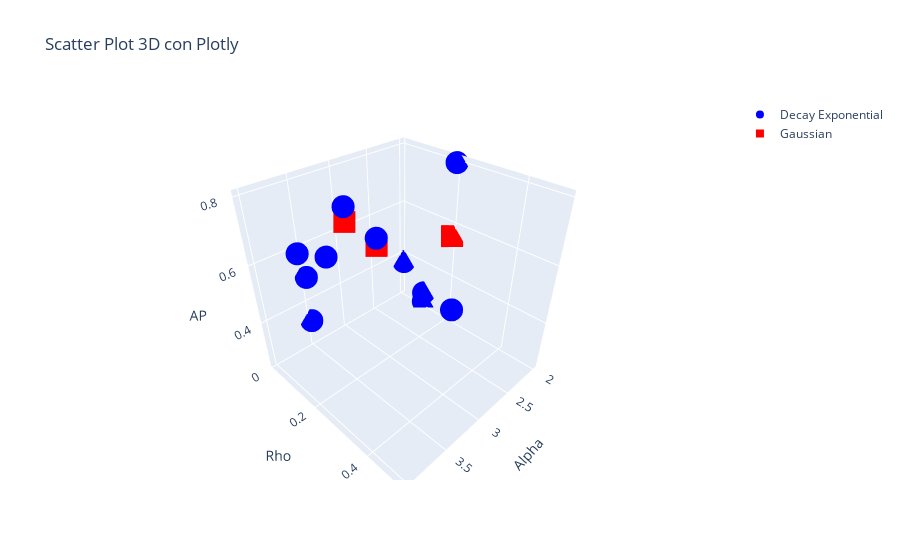

Notebook source saved alongside this figure:
### Code cell
import plotly.graph_objs as go

# Datos de ejemplo (coordenadas x, y, z y clase)
alphas = [2, 2, 2, 2, 2, 3.5, 3.5, 3.5, 3.5, 3.5, 3.5, 3.5, 4, 4]
rhos = [0.01, 0.1, 0.1, 0.2, 0.2, 0.01, 0.2, 0.3, 0.5, 0.015, 0.2, 0.3, 0.2, 0.3]
ap = [0.37, 0.24, 0.28, 0.56, 0.8, 0.33, 0.8, 0.76, 0.68, 0.5, 0.76, 0.74, 0.73, 0.77]
weighting = [0, 0, 0, 1, 0, 0, 0, 0, 0, 0, 1, 1, 0, 0]

# Definir la traza para los puntos con weighting 0
trace0 = go.Scatter3d(
    x=[alphas[i] for i in range(len(alphas)) if weighting[i] == 0],
    y=[rhos[i] for i in range(len(rhos)) if weighting[i] == 0],
    z=[ap[i] for i in range(len(ap)) if weighting[i] == 0],
    mode='markers',
    marker=dict(
        size=8,
        symbol='circle',
        color='blue'
    ),
    name='Decay Exponential'
)

# Definir la traza para los puntos con weighting 1
trace1 = go.Scatter3d(
    x=[alphas[i] for i in range(len(alphas)) if weighting[i] == 1],
    y=[rhos[i] for i in range(len(rhos)) if weighting[i] == 1],
    z=[ap[i] for i in range(len(ap)) if weighting[i] == 1],
    mode='markers',
    marker=dict(
        size=8,
        symbol='square',
        color='red'
    ),
    name='Gaussian'
)

# Definir el diseño del gráfico
layout = go.Layout(
    title='Scatter Plot 3D con Plotly',
    scene=dict(
        xaxis=dict(title='Alpha'),
        yaxis=dict(title='Rho'),
        zaxis=dict(title='AP')
    )
)

# Crear la figura y agregar las trazas
fig = go.Figure(data=[trace0, trace1], layout=layout)

# Mostrar el gráfico
fig.show()

### Figure 1 — Plotly figure (JSON) as saved in the notebook; plotly's stock layout.template omitted (floating-point values rounded to 4 significant figures)
{"data": [{"marker": {"color": "blue", "size": 8, "symbol": "circle"}, "mode": "markers", "name": "Decay Exponential", "type": "scatter3d", "x": [2, 2, 2, 2, 3.5, 3.5, 3.5, 3.5, 3.5, 4, 4], "y": [0.01, 0.1, 0.1, 0.2, 0.01, 0.2, 0.3, 0.5, 0.015, 0.2, 0.3], "z": [0.37, 0.24, 0.28, 0.8, 0.33, 0.8, 0.76, 0.68, 0.5, 0.73, 0.77]}, {"marker": {"color": "red", "size": 8, "symbol": "square"}, "mode": "markers", "name": "Gaussian", "type": "scatter3d", "x": [2, 3.5, 3.5], "y": [0.2, 0.2, 0.3], "z": [0.56, 0.76, 0.74]}], "layout": {"scene": {"xaxis": {"title": {"text": "Alpha"}}, "yaxis": {"title": {"text": "Rho"}}, "zaxis": {"title": {"text": "AP"}}}, "title": {"text": "Scatter Plot 3D con Plotly"}}}
